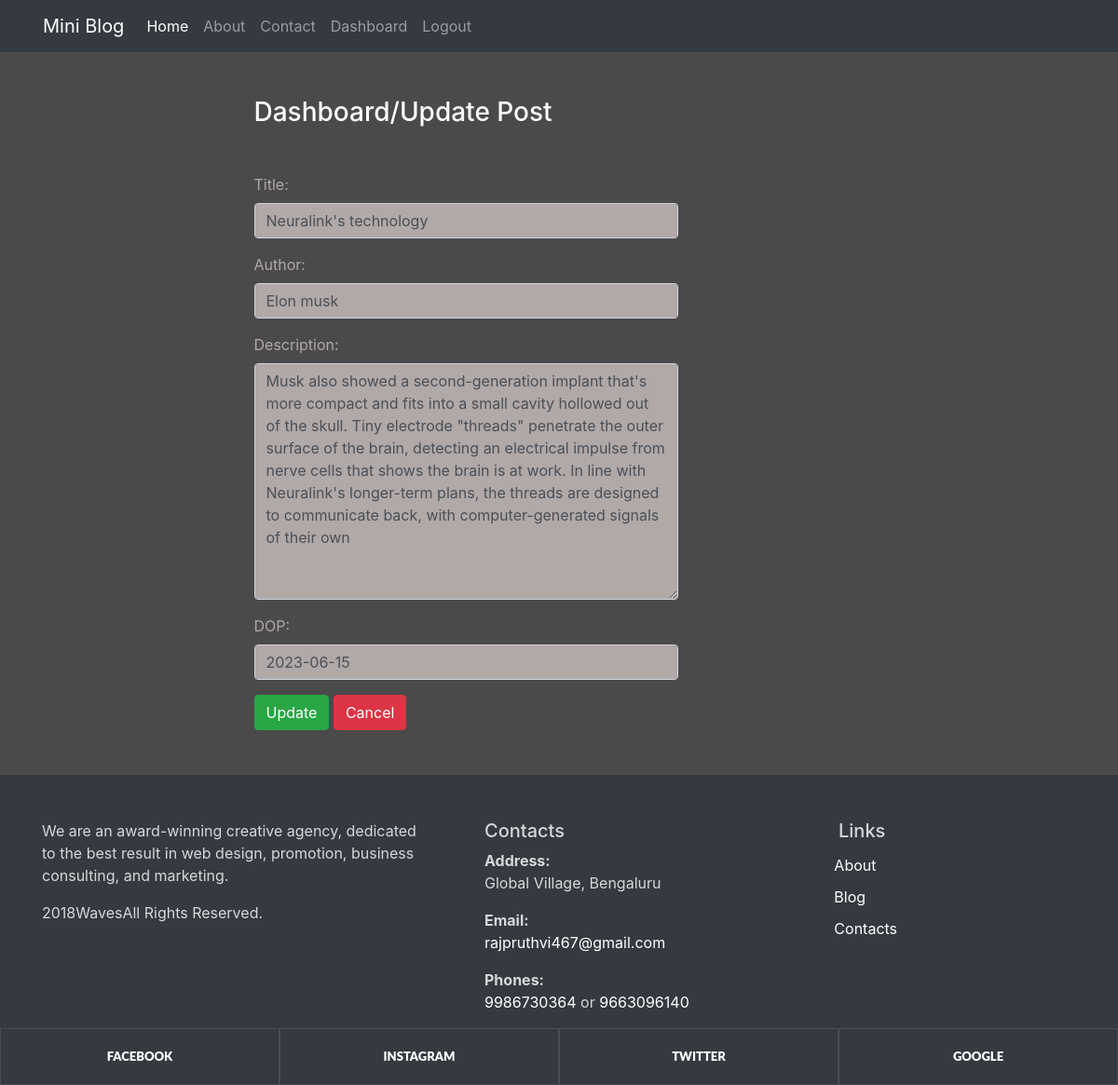
The page /updatepost/1/ (signed in) on the database its author committed.
### miniblog/models.py (models this page shows)
class Post(models.Model):
    title = models.CharField(max_length=150)
    author = models.CharField(max_length=160)
    desc = models.TextField()
    dop = models.DateField()

### miniblog/views.py (the view)
# urls.py: path('updatepost/<int:id>/',views.update_post,name='updatepost'),
def update_post(request,id):
    if request.user.is_authenticated:
        if request.method == "POST":
            pi = Post.objects.get(pk=id)
            form = PostForm(request.POST,instance=pi)
            if form.is_valid():
                form.save()
        else:
            pi = Post.objects.get(pk=id)
            form = PostForm(instance=pi)
        return render(request,'miniblog/updatepost.html',{'form':form})
    else:
        return HttpResponseRedirect('/login/')

### miniblog/forms.py
class PostForm(forms.ModelForm):
    class Meta:
        model = Post
        fields = ['title' ,'author','desc','dop']
        labels = {'title':'Title','author':'Author','desc':'Description','dop':'DOP'}
        widgets = {'title':forms.TextInput(attrs={'class':'form-control'}),
        'author':forms.TextInput(attrs={'class':'form-control'}),
        'desc':forms.Textarea(attrs={'class':'form-control'}),
        'dop':forms.DateInput(attrs={'class':'form-control'})}

### miniblog/templates/miniblog/updatepost.html
{% extends 'miniblog/base.html' %}
{% load static %}
{% block content %}
<div class="col-sm-10">
    <div class="container w-50">
           <h3 class="text-white my-5">Dashboard/Update Post</h3>
        <form method="POST" action="" novalidate>{% csrf_token %}
               {{form.as_p}}
              <input class="btn btn-success" type="submit" value="Update">
              <a href="{% url 'dashboard' %}" class="btn btn-danger">Cancel</a>
        </form>
    </div>
</div>
{% endblock %}

### miniblog/static/miniblog/css/style.css (style rules this page uses)
body { background-color:#4B4A4B; color :#faebd7; }
form { color: rgb(177,168,168); }
.form-control { background-color: rgb(177,168,168); }

### rows shown on the page
Post: title "Neuralink's technology", author "Elon musk", desc "Musk also showed a second-generation implant that's more compact and fits into a small cavity hollowed out of the skull. Tiny electrode \"threads\" penetrate the outer surface of the brain, detecting an electrical impulse from nerve cells that shows the brain is at work. In line with Neuralink's longer-term plans, the threads are designed to communicate back, with computer-generated signals of their own", dop "2023-06-15"
